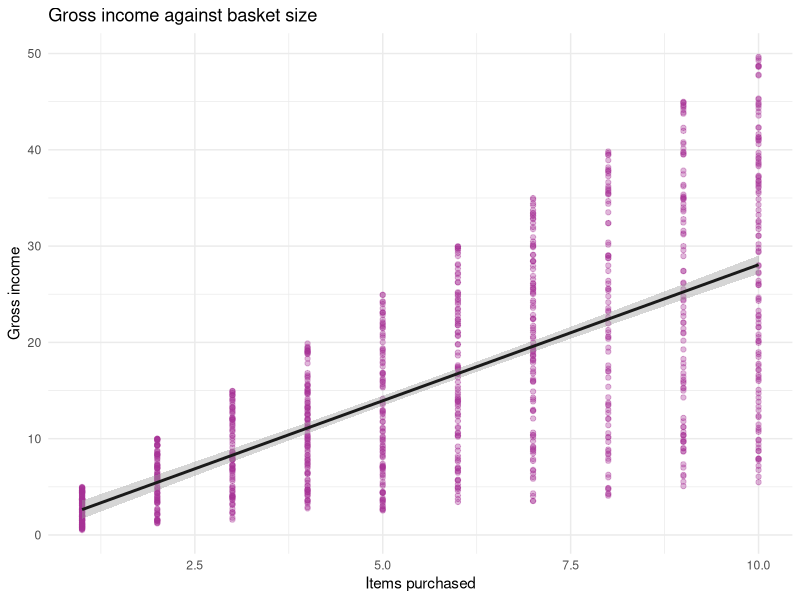
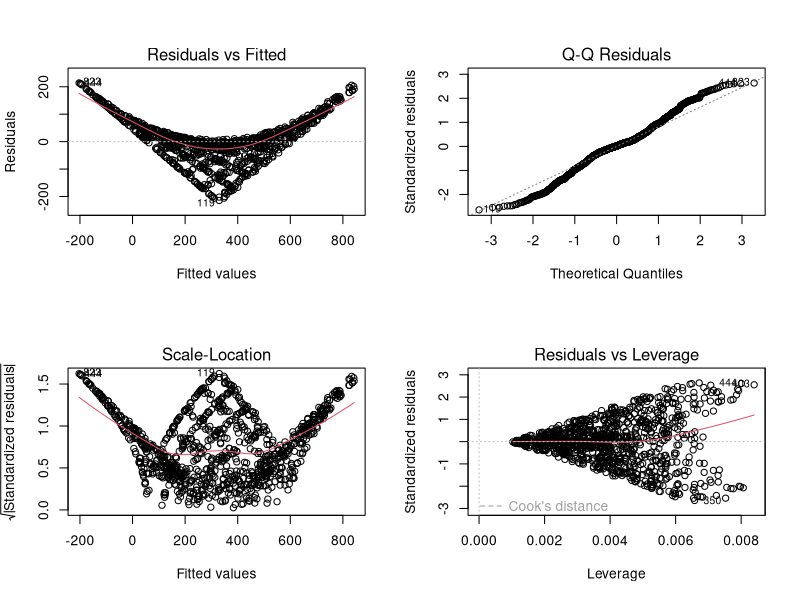
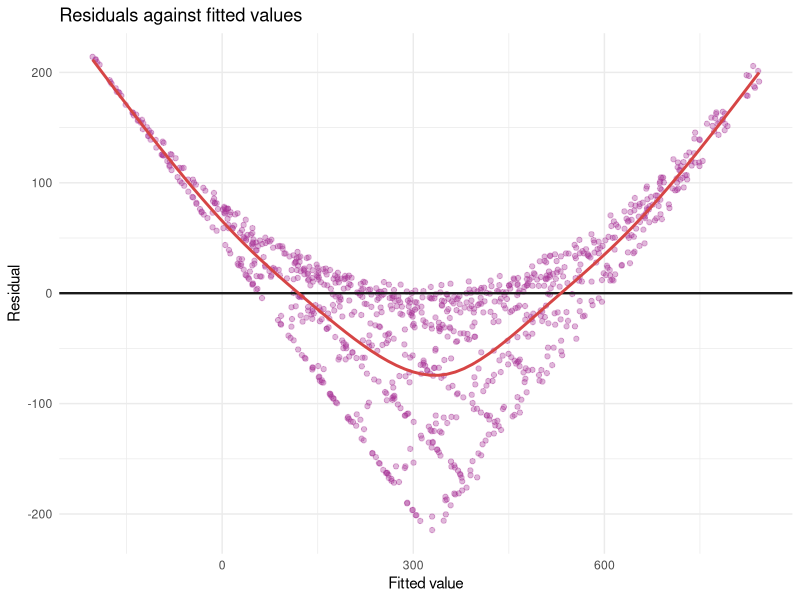

Here is the R script that generated these plots, in order:
## ---- chunk 1
library(tidyverse)
library(readxl)
library(broom)

sales <- read_excel("../data/supermarket_sales.xlsx")
## ---- chunk 2
m1 <- lm(`gross income` ~ Quantity, data = sales)

summary(m1)
## ---- chunk 3
tidy(m1)

glance(m1) |> select(r.squared, adj.r.squared, sigma, nobs)
## ---- chunk 4
ggplot(sales, aes(x = Quantity, y = `gross income`)) +
  geom_point(colour = "#A83296", alpha = 0.35) +
  geom_smooth(method = "lm", colour = "#1A1A1A") +
  labs(title = "Gross income against basket size",
       x = "Items purchased", y = "Gross income") +
  theme_minimal()
## ---- chunk 5
m2 <- lm(Total ~ Quantity + `Unit price` + Rating, data = sales)

summary(m2)
## ---- chunk 6
tidy(m2)

glance(m2) |> select(r.squared, adj.r.squared, sigma)
## ---- chunk 7
par(mfrow = c(2, 2))
plot(m2)
par(mfrow = c(1, 1))
## ---- chunk 8
aug2 <- augment(m2)

ggplot(aug2, aes(x = .fitted, y = .resid)) +
  geom_point(colour = "#A83296", alpha = 0.35) +
  geom_hline(yintercept = 0, colour = "#1A1A1A", linewidth = 0.8) +
  geom_smooth(se = FALSE, colour = "#D64545") +
  labs(title = "Residuals against fitted values",
       x = "Fitted value", y = "Residual") +
  theme_minimal()
## ---- chunk 9
new_basket <- tibble(
  Quantity     = 6,
  `Unit price` = 45,
  Rating       = 8
)

predict(m2, newdata = new_basket, interval = "confidence") |> round(2)

predict(m2, newdata = new_basket, interval = "prediction") |> round(2)
## ---- chunk 10
mod_a <- lm(Total ~ Quantity, data = sales)
mod_b <- lm(Total ~ Quantity + `Unit price`, data = sales)
mod_c <- lm(Total ~ Quantity + `Unit price` + Rating + Branch + `Customer type`,
            data = sales)

bind_rows(
  glance(mod_a) |> mutate(model = "A: Quantity"),
  glance(mod_b) |> mutate(model = "B: + Unit price"),
  glance(mod_c) |> mutate(model = "C: + Rating, Branch, Customer type")
) |>
  select(model, r.squared, adj.r.squared, sigma, df)
